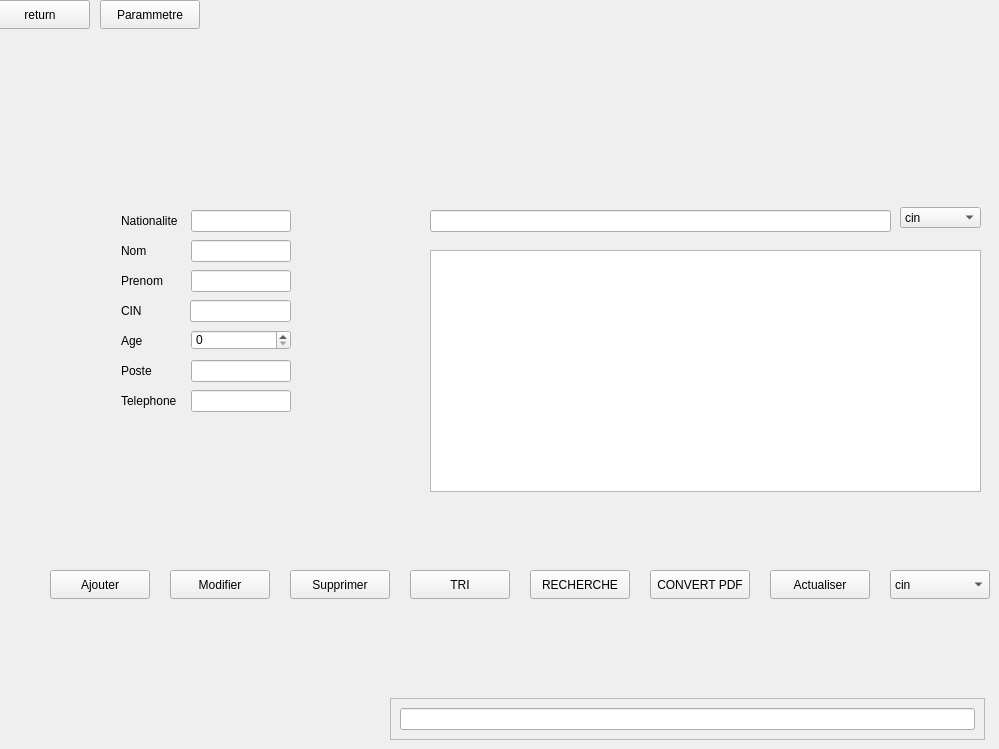
    <widget class="QWidget" name="page_14">
     <widget class="QPushButton" name="recherche_seif">
      <property name="geometry">
       <rect>
        <x>530</x>
        <y>570</y>
        <width>100</width>
        <height>29</height>
       </rect>
      </property>
      <property name="styleSheet">
       <string notr="true"/>
      </property>
      <property name="text">
       <string>RECHERCHE</string>
      </property>
     </widget>
     <widget class="QComboBox" name="comboBox_seif">
      <property name="geometry">
       <rect>
        <x>900</x>
        <y>207</y>
        <width>81</width>
        <height>21</height>
       </rect>
      </property>
      <item>
       <property name="text">
        <string>cin</string>
       </property>
      </item>
      <item>
       <property name="text">
        <string>nom</string>
       </property>
      </item>
      <item>
       <property name="text">
        <string>prenom</string>
       </property>
      </item>
      <item>
       <property name="text">
        <string>age</string>
       </property>
      </item>
      <item>
       <property name="text">
        <string>nationalite</string>
       </property>
      </item>
      <item>
       <property name="text">
        <string>num</string>
       </property>
      </item>
      <item>
       <property name="text">
        <string>poste</string>
       </property>
      </item>
     </widget>
     <widget class="QComboBox" name="comboBox_2_seif_tri">
      <property name="geometry">
       <rect>
        <x>890</x>
        <y>570</y>
        <width>100</width>
        <height>29</height>
       </rect>
      </property>
      <item>
       <property name="text">
        <string>cin</string>
       </property>
      </item>
      <item>
       <property name="text">
        <string>nom</string>
       </property>
      </item>
      <item>
       <property name="text">
        <string>age</string>
       </property>
      </item>
     </widget>
     <widget class="QPushButton" name="tri_seif">
      <property name="geometry">
       <rect>
        <x>410</x>
        <y>570</y>
        <width>100</width>
        <height>29</height>
       </rect>
      </property>
      <property name="styleSheet">
       <string notr="true"/>
      </property>
      <property name="text">
       <string>TRI</string>
      </property>
     </widget>
     <widget class="QTableView" name="tableView_seif">
      <property name="geometry">
       <rect>
        <x>430</x>
        <y>250</y>
        <width>551</width>
        <height>242</height>
       </rect>
      </property>
     </widget>
     <widget class="QPushButton" name="Supprimer_seif">
      <property name="geometry">
       <rect>
        <x>290</x>
        <y>570</y>
        <width>100</width>
        <height>29</height>
       </rect>
      </property>
      <property name="styleSheet">
       <string notr="true"/>
      </property>
      <property name="text">
       <string>Supprimer</string>
      </property>
     </widget>
     <widget class="QLineEdit" name="Supp">
      <property name="geometry">
       <rect>
        <x>510</x>
        <y>320</y>
        <width>323</width>
        <height>22</height>
       </rect>
      </property>
     </widget>
     <widget class="QPushButton" name="CV_PDF">
      <property name="geometry">
       <rect>
        <x>650</x>
        <y>570</y>
        <width>100</width>
        <height>29</height>
       </rect>
      </property>
      <property name="styleSheet">
       <string notr="true"/>
      </property>
      <property name="text">
       <string>CONVERT PDF</string>
      </property>
     </widget>
     <widget class="QPushButton" name="Actualiser_seif">
      <property name="geometry">
       <rect>
        <x>770</x>
        <y>570</y>
        <width>100</width>
        <height>29</height>
       </rect>
      </property>
      <property name="styleSheet">
       <string notr="true"/>
      </property>
      <property name="text">
       <string>Actualiser</string>
      </property>
     </widget>
     <widget class="QLineEdit" name="rech_2">
      <property name="geometry">
       <rect>
        <x>430</x>
        <y>210</y>
        <width>461</width>
        <height>22</height>
       </rect>
      </property>
     </widget>
     <widget class="QPushButton" name="Ajouter_seif">
      <property name="geometry">
       <rect>
        <x>50</x>
        <y>570</y>
        <width>100</width>
        <height>29</height>
       </rect>
      </property>
      <property name="styleSheet">
       <string notr="true"/>
      </property>
      <property name="text">
       <string>Ajouter</string>
      </property>
     </widget>
     <widget class="QSpinBox" name="Age_M">
      <property name="geometry">
       <rect>
        <x>191</x>
        <y>330</y>
        <width>100</width>
        <height>20</height>
       </rect>
      </property>
     </widget>
     <widget class="QLabel" name="label_26">
      <property name="geometry">
       <rect>
        <x>121</x>
        <y>300</y>
        <width>100</width>
        <height>22</height>
       </rect>
      </property>
      <property name="text">
       <string>CIN</string>
      </property>
     </widget>
     <widget class="QLineEdit" name="Poste_M">
      <property name="geometry">
       <rect>
        <x>191</x>
        <y>360</y>
        <width>100</width>
        <height>22</height>
       </rect>
      </property>
     </widget>
     <widget class="QLabel" name="label_27">
      <property name="geometry">
       <rect>
        <x>121</x>
        <y>330</y>
        <width>100</width>
        <height>22</height>
       </rect>
      </property>
      <property name="text">
       <string>Age</string>
      </property>
     </widget>
     <widget class="QLineEdit" name="Nom_M">
      <property name="geometry">
       <rect>
        <x>191</x>
        <y>240</y>
        <width>100</width>
        <height>22</height>
       </rect>
      </property>
     </widget>
     <widget class="QLineEdit" name="Cin_M">
      <property name="geometry">
       <rect>
        <x>190</x>
        <y>300</y>
        <width>101</width>
        <height>22</height>
       </rect>
      </property>
     </widget>
     <widget class="QLabel" name="label_28">
      <property name="geometry">
       <rect>
        <x>121</x>
        <y>390</y>
        <width>100</width>
        <height>21</height>
       </rect>
      </property>
      <property name="text">
       <string>Telephone</string>
      </property>
     </widget>
     <widget class="QLineEdit" name="Nationalite_M">
      <property name="geometry">
       <rect>
        <x>191</x>
        <y>210</y>
        <width>100</width>
        <height>22</height>
       </rect>
      </property>
     </widget>
     <widget class="QLabel" name="label_29">
      <property name="geometry">
       <rect>
        <x>121</x>
        <y>360</y>
        <width>100</width>
        <height>22</height>
       </rect>
      </property>
      <property name="text">
       <string>Poste</string>
      </property>
     </widget>
     <widget class="QLabel" name="label_30">
      <property name="geometry">
       <rect>
        <x>121</x>
        <y>240</y>
        <width>100</width>
        <height>22</height>
       </rect>
      </property>
      <property name="text">
       <string>Nom</string>
      </property>
     </widget>
     <widget class="QLabel" name="label_31">
      <property name="geometry">
       <rect>
        <x>121</x>
        <y>210</y>
        <width>100</width>
        <height>22</height>
       </rect>
      </property>
      <property name="text">
       <string>Nationalite</string>
      </property>
     </widget>
     <widget class="QPushButton" name="Modifier_seif">
      <property name="geometry">
       <rect>
        <x>170</x>
        <y>570</y>
        <width>100</width>
        <height>29</height>
       </rect>
      </property>
      <property name="styleSheet">
       <string notr="true"/>
      </property>
      <property name="text">
       <string>Modifier</string>
      </property>
     </widget>
     <widget class="QFrame" name="frame_39">
      <property name="geometry">
       <rect>
        <x>390</x>
        <y>698</y>
        <width>595</width>
        <height>42</height>
       </rect>
      </property>
      <property name="frameShape">
       <enum>QFrame::StyledPanel</enum>
      </property>
      <property name="frameShadow">
       <enum>QFrame::Raised</enum>
      </property>
      <layout class="QVBoxLayout" name="verticalLayout_38">
       <item>
        <widget class="QLineEdit" name="Tele_M"/>
       </item>
      </layout>
     </widget>
     <widget class="QLineEdit" name="Prenom_M">
      <property name="geometry">
       <rect>
        <x>191</x>
        <y>270</y>
        <width>100</width>
        <height>22</height>
       </rect>
      </property>
     </widget>
     <widget class="QLabel" name="label_32">
      <property name="geometry">
       <rect>
        <x>121</x>
        <y>270</y>
        <width>100</width>
        <height>21</height>
       </rect>
      </property>
      <property name="text">
       <string>Prenom</string>
      </property>
     </widget>
     <widget class="QLineEdit" name="Tele_M_2">
      <property name="geometry">
       <rect>
        <x>191</x>
        <y>390</y>
        <width>100</width>
        <height>22</height>
       </rect>
      </property>
     </widget>
     <widget class="QPushButton" name="pushButton_5">
      <property name="geometry">
       <rect>
        <x>-10</x>
        <y>0</y>
        <width>100</width>
        <height>29</height>
       </rect>
      </property>
      <property name="text">
       <string>return</string>
      </property>
     </widget>
     <widget class="QPushButton" name="pushButton_param_gestion_3">
      <property name="geometry">
       <rect>
        <x>100</x>
        <y>0</y>
        <width>100</width>
        <height>29</height>
       </rect>
      </property>
      <property name="text">
       <string>Parammetre</string>
      </property>
     </widget>
     <zorder>Supp</zorder>
     <zorder>recherche_seif</zorder>
     <zorder>comboBox_seif</zorder>
     <zorder>comboBox_2_seif_tri</zorder>
     <zorder>tri_seif</zorder>
     <zorder>tableView_seif</zorder>
     <zorder>Supprimer_seif</zorder>
     <zorder>CV_PDF</zorder>
     <zorder>Actualiser_seif</zorder>
     <zorder>rech_2</zorder>
     <zorder>Ajouter_seif</zorder>
     <zorder>Age_M</zorder>
     <zorder>label_26</zorder>
     <zorder>Poste_M</zorder>
     <zorder>label_27</zorder>
     <zorder>Nom_M</zorder>
     <zorder>Cin_M</zorder>
     <zorder>label_28</zorder>
     <zorder>Nationalite_M</zorder>
     <zorder>label_29</zorder>
     <zorder>label_30</zorder>
     <zorder>label_31</zorder>
     <zorder>Modifier_seif</zorder>
     <zorder>frame_39</zorder>
     <zorder>Prenom_M</zorder>
     <zorder>label_32</zorder>
     <zorder>Tele_M_2</zorder>
     <zorder>pushButton_5</zorder>
     <zorder>pushButton_param_gestion_3</zorder>
    </widget>
